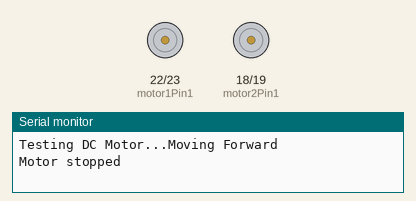
This sketch was run on a simulated ESP32. Parts: motor-driver pin pairs drawn as motors (green arrow = first pin HIGH = forward, orange = second pin HIGH = backward, longer = more drive, scaled by the enable pin), the last lines printed to the serial monitor.

Above: at 3.0 s.
At 8.7 s:
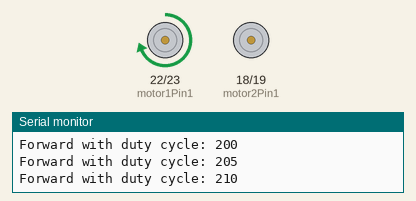
At 12.7 s:
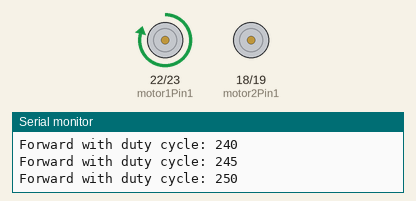
At 14.5 s:
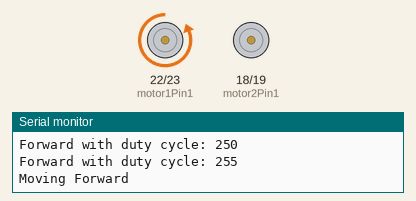
Timing chart, 0 to 17.6 s (numbered marks = the images above):
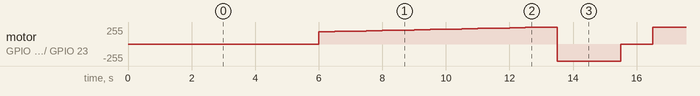

The sketch:

l29n_test.ino
```cpp
// (licence header left out)
// Motor A
int motor1Pin1 = 22;
int motor1Pin2 = 23;
int enable1Pin = 25;

int motor2Pin1 = 18;
int motor2Pin2 = 19;
int enable2Pin = 26;

// Setting PWM properties
const int freq = 30000;
const int pwmChannel = 0;
const int resolution = 8;
int dutyCycle = 185;

void setup() {
  // sets the pins as outputs:
  pinMode(motor1Pin1, OUTPUT);
  pinMode(motor1Pin2, OUTPUT);
  pinMode(enable1Pin, OUTPUT);

  pinMode(motor2Pin1, OUTPUT);
  pinMode(motor2Pin2, OUTPUT);
  pinMode(enable2Pin, OUTPUT);

  // configure LEDC PWM
  ledcAttachChannel(enable1Pin, freq, resolution, pwmChannel);
  ledcAttachChannel(enable2Pin, freq, resolution, pwmChannel);

  Serial.begin(115200);

  // testing
  Serial.print("Testing DC Motor...");
}

void loop() {
  // Move the DC motor forward at maximum speed
  Serial.println("Moving Forward");
  digitalWrite(motor1Pin1, LOW);
  digitalWrite(motor2Pin1, LOW);
  digitalWrite(motor1Pin2, HIGH);
  digitalWrite(motor2Pin2, HIGH);
  delay(2000);

  // Stop the DC motor
  Serial.println("Motor stopped");
  digitalWrite(motor1Pin1, LOW);
  digitalWrite(motor2Pin1, LOW);
  digitalWrite(motor1Pin2, LOW);
  digitalWrite(motor2Pin2, LOW);
  delay(1000);

  // Move DC motor backwards at maximum speed
  Serial.println("Moving Backwards");
  digitalWrite(motor1Pin1, HIGH);
  digitalWrite(motor2Pin1, HIGH);
  digitalWrite(motor1Pin2, LOW);
  digitalWrite(motor2Pin2, LOW);
  delay(2000);

  // Stop the DC motor
  Serial.println("Motor stopped");
  digitalWrite(motor1Pin1, LOW);
  digitalWrite(motor1Pin2, LOW);
  digitalWrite(motor2Pin1, LOW);
  digitalWrite(motor2Pin2, LOW);
  delay(1000);

  // Move DC motor forward with increasing speed
  digitalWrite(motor1Pin1, HIGH);
  digitalWrite(motor2Pin1, HIGH);
  digitalWrite(motor1Pin2, LOW);
  digitalWrite(motor2Pin2, LOW);
  while (dutyCycle <= 255){
    ledcWrite(enable1Pin, dutyCycle);
    Serial.print("Forward with duty cycle: ");
    Serial.println(dutyCycle);
    dutyCycle = dutyCycle + 5;
    delay(500);
  }
  dutyCycle = 185;
}
```
